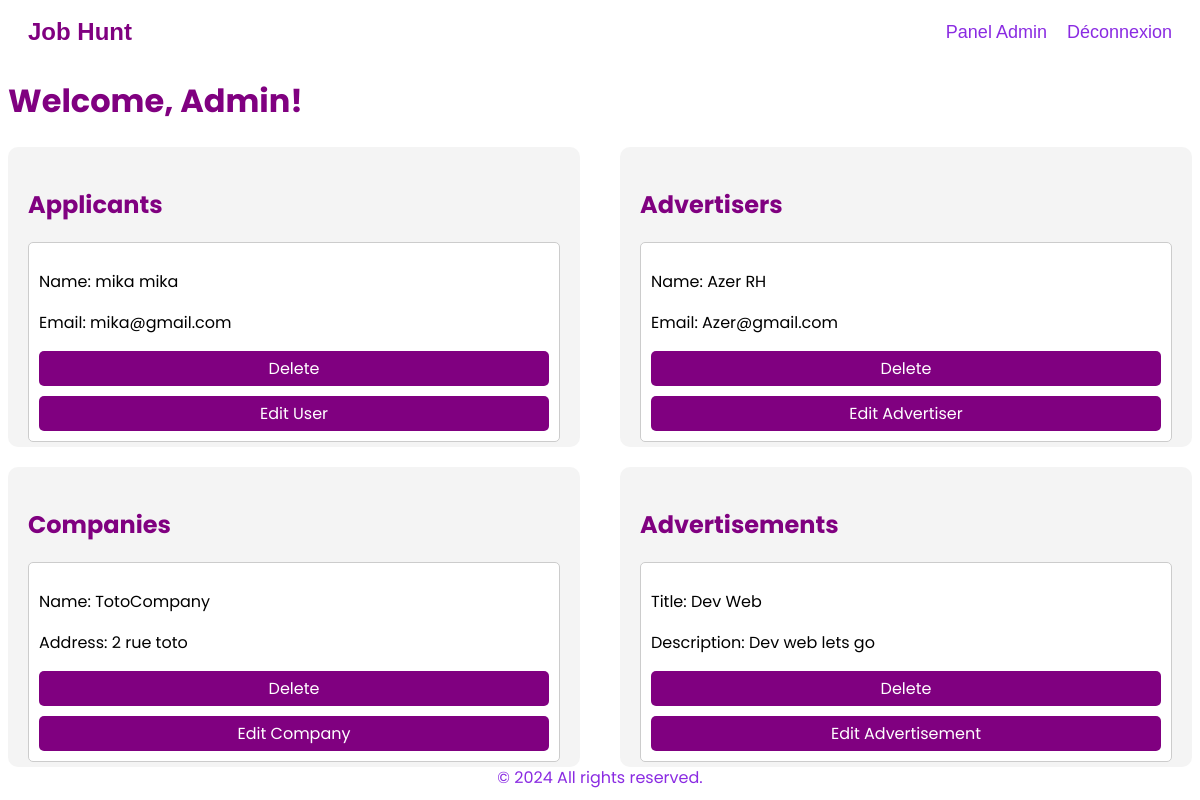
Page /job-board/frontend/admin/admin.php (signed in) on the committed database.
### tables this page shows
CREATE TABLE `user` (
  `user_id` int(11) NOT NULL,
  `first_name` varchar(255) DEFAULT NULL,
  `last_name` varchar(255) DEFAULT NULL,
  `email` varchar(255) DEFAULT NULL,
  `role` enum('applicant','advertiser','administrator') DEFAULT NULL,
  `profile_img` varchar(255) DEFAULT NULL,
  `password` varchar(255) NOT NULL,
  `CV` longblob DEFAULT NULL
);

CREATE TABLE `companies` (
  `company_id` int(11) NOT NULL,
  `name` varchar(255) DEFAULT NULL,
  `address` varchar(255) DEFAULT NULL,
  `contact_email` varchar(255) DEFAULT NULL,
  `image` varchar(255) DEFAULT NULL,
  `user_id` int(11) DEFAULT NULL
);

CREATE TABLE `advertisements` (
  `ad_id` int(11) NOT NULL,
  `title` varchar(255) DEFAULT NULL,
  `description` text DEFAULT NULL,
  `publication_date` date DEFAULT NULL,
  `start_of_contract` date DEFAULT NULL,
  `content` text DEFAULT NULL,
  `company_id` int(11) DEFAULT NULL,
  `salary` varchar(255) DEFAULT NULL,
  `domain` varchar(255) DEFAULT NULL,
  `job_type` enum('CDI','part_time','CDD','Alternance','Stage') DEFAULT NULL
);

### job-board/frontend/admin/admin.php (the view, shortened to what this page needs)
<?php
include '../../backend/db/db.php';
$sql_applicants = "SELECT * FROM user WHERE role='applicant'";
$result_applicants = $conn->query($sql_applicants);
$sql_advertisers = "SELECT * FROM user WHERE role='advertiser'";
$result_advertisers = $conn->query($sql_advertisers);
$sql_companies = "SELECT * FROM companies";
$result_companies = $conn->query($sql_companies);
$sql_advertisements = "SELECT * FROM advertisements";
$result_advertisements = $conn->query($sql_advertisements);
?>
<!DOCTYPE html>
<html>
<head>
    <link rel="stylesheet" href="admin.css">
</head>
<body>
    <?php include '../../frontend/default/header.php' ?>
    <h1>Welcome, Admin!</h1>
    <div class="container">
        <div class="box">
            <h2>Applicants</h2>
            <?php while ($row = $result_applicants->fetch_assoc()) : ?>
                <div class='user'>
                    <p>Name: <?= $row["first_name"] . " " . $row["last_name"] ?></p>
                    <p>Email: <?= $row["email"] ?></p>
                    <div class="button-container">
                        <?php echo "<a href='#' onclick='confirmDeleteApplicant(" . $row["user_id"] . ")'>Delete</a>";?>
                        <a href="../../backend/admin/edit/edit_applicant.php?user_id=<?= $row["user_id"] ?>">Edit User</a>
                    </div>
                </div>
            <?php endwhile; ?>
        </div>
        <div class="box">
            <h2>Advertisers</h2>
            <?php while ($row = $result_advertisers->fetch_assoc()) : ?>
                <div class='user'>
                    <p>Name: <?= $row["first_name"] . " " . $row["last_name"] ?></p>
                    <p>Email: <?= $row["email"] ?></p>
                    <div class="button-container">
                    <?php echo "<a href='#' onclick='confirmDeleteAdvertiser(" . $row["user_id"] . ")'>Delete</a>";?>
                        <a href='../../backend/admin/edit/edit_advertiser.php?user_id=<?= $row["user_id"] ?>'>Edit Advertiser</a>
                    </div>
                </div>
            <?php endwhile; ?>
        </div>
        <div class="box">
            <h2>Companies</h2>
            <?php while ($row = $result_companies->fetch_assoc()) : ?>
                <div class='company'>
                    <p>Name: <?= $row["name"] ?></p>
                    <p>Address: <?= $row["address"] ?></p>
                    <div class="button-container">
                    <?php echo "<a href='#' onclick='confirmDeleteCompany(" . $row["company_id"] . ")'>Delete</a>";?>
                        <a href="../../backend/admin/edit/edit_company.php?company_id=<?= $row["company_id"] ?>">Edit Company</a>
                    </div>
                </div>
            <?php endwhile; ?>
        </div>
        <div class="box">
            <h2>Advertisements</h2>
            <?php while ($row = $result_advertisements->fetch_assoc()) : ?>
                <div class='advertisement'>
                    <p>Title: <?= $row["title"] ?></p>
                    <p>Description: <?= $row["description"] ?></p>
                    <div class="button-container">
                        <?php echo "<a href='#' onclick='confirmDeleteAdvertisement(" . $row["ad_id"] . ")'>Delete</a>";?>
                        <a href='../../backend/admin/edit/edit_advertisement.php?ad_id=<?= $row["ad_id"] ?>'>Edit Advertisement</a>
                    </div>
                </div>
            <?php endwhile; ?>
        </div>
    </div>
    <?php include '../../../../first-commit/frontend/default/footer.php' ?>
</body>
</html>

### job-board/frontend/default/header.php (shortened to what this page needs)
<header>
    <div class="headerContainer">
        <div class="mainTitle">
            <a href="../../../../first-commit/frontend/homepage/index.php" style="text-decoration: none; color: blueviolet;" >
                <h1>Job Hunt</h1>
            </a>
        </div>
        <nav class="navbarContainer">
            <?php if(isset($_SESSION['user_id']) && $_SESSION['role'] == "administrator"){?>
                <a href="../admin/admin.php">Panel Admin</a>
            <?php }?>
            <?php
                $buttonText = (isset($_SESSION['user_id']) && $_SESSION['user_id'] != "") ? "Déconnexion" : "Connexion";
                $buttonAction = (isset($_SESSION['user_id']) && $_SESSION['user_id'] != "") ? "../../../../first-commit/backend/auth/logout.php" : "../auth/logreg/logreg.php";
            ?>
            <a href="<?php echo $buttonAction; ?>">
                <?php echo $buttonText; ?>
            </a>
        </nav>
    </div>
</header>

### job-board/frontend/default/footer.php (shortened to what this page needs)
<footer class="footer">
    <div class="center">&copy; <?php echo date("Y"); ?> All rights reserved.</div>
</footer>

### job-board/frontend/admin/admin.css (style rules this page uses)
body { font-family: 'Poppins', sans-serif; }
.container { display: flex; flex-wrap: wrap; justify-content: space-between; }
h2 { color: purple; }
h1 { color: purple; }
.box { background-color: #f4f4f4; padding: 20px; border-radius: 10px; flex: 1 1 calc(50% - 20px); margin-bottom: 20px; box-sizing: border-box; max-width: calc(50% - 20px); height: 300px; overflow-y: auto; }
.user, .job-application, .advertisement, .company { background-color: #fff; padding: 10px; border: 1px solid #ccc; border-radius: 5px; margin-bottom: 10px; }
.button-container a { display: block; margin-top: 10px; text-decoration: none; background-color: purple; color: white; padding: 5px 10px; border-radius: 5px; text-align: center; transition: background-color 0.3s; }

### job-board/frontend/default/header.php (style rules this page uses)
header { font-family: Arial, sans-serif; background-color: white; color: blueviolet; display: flex; justify-content: space-between; align-items: center; padding: 10px 20px; width: 100%; box-sizing: border-box; }
header h1 { margin: 0; font-size: 24px; }
.headerContainer { display: flex; justify-content: space-between; width: 100%; }
.mainTitle { flex: 1; }
.navbarContainer { display: flex; justify-content: flex-end; align-items: center; }
.navbarContainer a { color: blueviolet; text-decoration: none; font-size: 18px; margin-left: 20px; }

### job-board/frontend/default/footer.php (style rules this page uses)
footer { color: blueviolet; display: flex; justify-content: space-between; align-items: center; padding: 10px 20px; width: 100%; box-sizing: border-box; position: fixed; bottom: 0; left: 0; }

### rows in the picture
user: first_name "mika", last_name "mika", email "mika@gmail.com"
user: first_name "Azer", last_name "RH", email "Azer@gmail.com"
companies: name "TotoCompany", address "2 rue toto"
advertisements: title "Dev Web", description "Dev web lets go"

### other values in the picture
$buttonText "Déconnexion"
